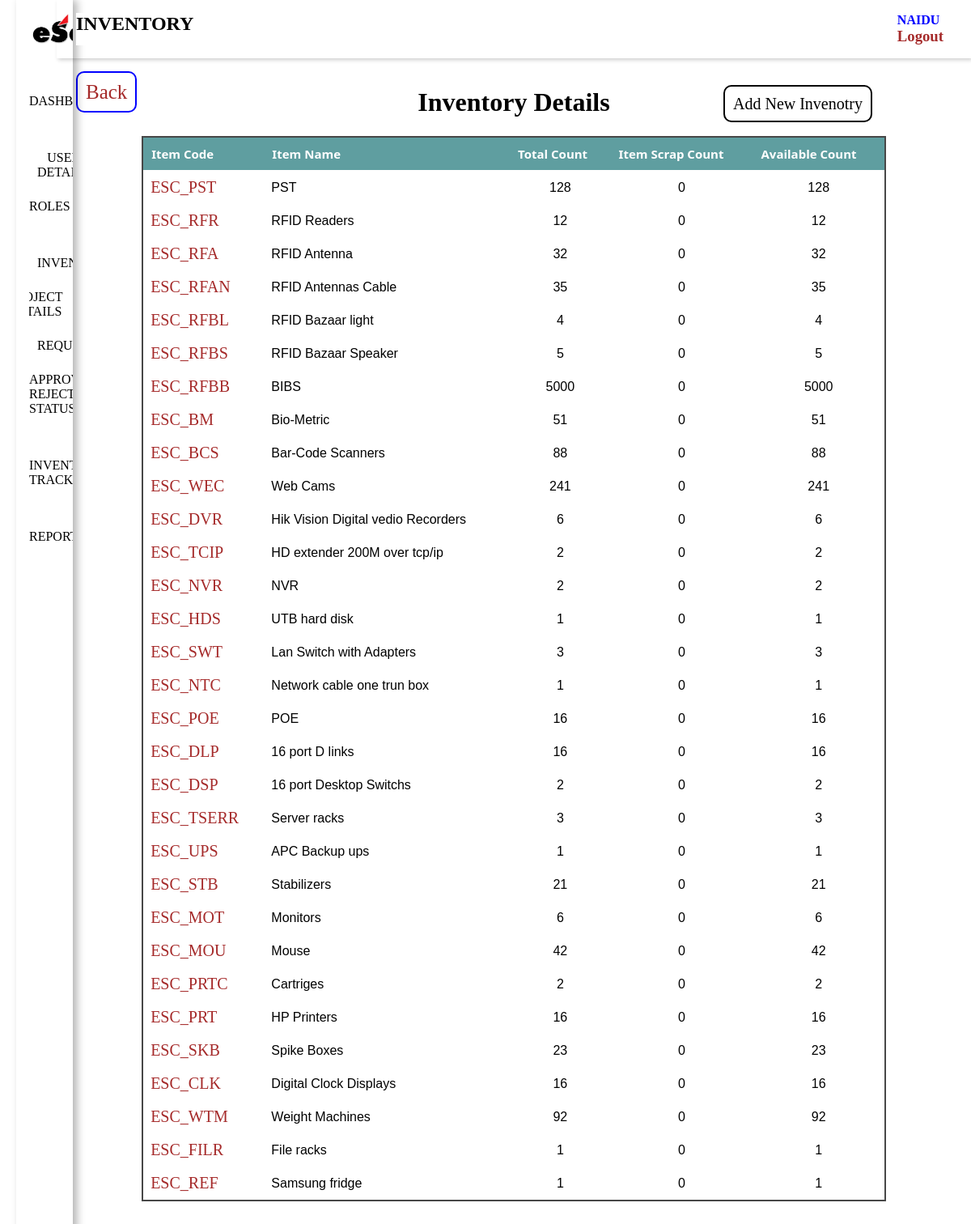
The page /newInventory.php (signed in) on the database its author committed.
### tables this page shows
CREATE TABLE `rolemasterinfo` (
  `roleid` varchar(100) NOT NULL,
  `rolename` varchar(100) NOT NULL,
  `employeelist` varchar(200) NOT NULL,
  `employeecreation` varchar(150) NOT NULL,
  `employeeupdate` varchar(200) NOT NULL,
  `employeedelete` varchar(200) NOT NULL,
  `roles` varchar(200) NOT NULL,
  `inventorylist` varchar(200) NOT NULL,
  `inventorycreation` varchar(200) NOT NULL,
  `requestlist` varchar(200) NOT NULL,
  `requestcreation` varchar(100) NOT NULL,
  `report` varchar(100) NOT NULL,
  `approvalrejectedstatus` varchar(100) NOT NULL,
  `projectlist` varchar(100) NOT NULL,
  `projectcreation` varchar(100) NOT NULL,
  `projectupdate` varchar(100) NOT NULL,
  `projectdelete` varchar(100) NOT NULL,
  `inventorytracking` varchar(100) NOT NULL
);

CREATE TABLE `employcreation` (
  `empid` varchar(200) NOT NULL,
  `empname` varchar(249) NOT NULL,
  `mobileno` int(11) NOT NULL,
  `email` varchar(150) NOT NULL,
  `role` varchar(200) NOT NULL,
  `gender` varchar(250) NOT NULL,
  `password` varchar(200) NOT NULL,
  `createdby` varchar(123) NOT NULL,
  `createdon` timestamp NOT NULL DEFAULT current_timestamp(),
  `updatedby` varchar(123) NOT NULL,
  `updatedon` timestamp NOT NULL DEFAULT current_timestamp()
);

CREATE TABLE `inventory_total_count_details` (
  `Itemid` varchar(200) NOT NULL,
  `Itemcode` varchar(250) NOT NULL,
  `Itemname` varchar(200) NOT NULL,
  `Totalcount` int(11) NOT NULL,
  `Iteminusecount` int(11) NOT NULL,
  `Itemscrapcount` int(11) NOT NULL,
  `Itempendingcount` int(11) NOT NULL,
  `createdby` varchar(121) NOT NULL,
  `createdon` timestamp NOT NULL DEFAULT current_timestamp()
);

### newInventory.php (the view, shortened to what this page needs)
<?php
include "config.php";
$query = mysqli_query($conn,"SELECT * FROM `employcreation` WHERE `empid`='".$_SESSION['empid']."' AND `password` = '".$_SESSION['password']."'");
while($row = mysqli_fetch_row($query)){
     $id = $row[4];
     $name = $row[1];
}
?>
<?php
$separateQuery = "SELECT `inventorylist` FROM `rolemasterinfo` WHERE `roleid` = '$id'";
$separateResult = mysqli_query($conn,$separateQuery);
while($separateRow = mysqli_fetch_assoc($separateResult)){
    if($separateRow['inventorylist'] == 1){
?>
<!DOCTYPE html>
<html lang="en">
<head>
    <link rel="stylesheet" href="task1.css">
    <link rel="stylesheet" href="hover.css">
</head>
<body>
    <div class="sidebar">
            <div class="sidebar-brand">
                <span id="kleenpulse"><img src="esoft.jpg" alt=""></span>
            </div>
            <div class="sidebar-menu">
            <ul>
                    <li>
                        <?php
                        $separatePageQuery = "SELECT * FROM `rolemasterinfo` WHERE `roleid` = '$id' ";
                        $separatePageResult = mysqli_query($conn,$separatePageQuery);
                        while($separatePageRow = mysqli_fetch_assoc($separatePageResult)){
                            ?>
                            <div>
                                <a href="task1.php">Dashboard</a>
                            </div>
                            <?php
                            if($separatePageRow['employeecreation'] == 1){
                                ?>
                                 <div class="dropdown">
                                                <button class="dropbtn" style="position:relative;">user details</button>
                                                </div>
                                <?php
                            }
                            if($separatePageRow['roles'] == 1){
                                ?>
                                 <div>
                                                <a href="rolespage.php" >Roles</a>
                                                </div>
                                <?php
                            }
                            if($separatePageRow['inventorycreation'] == 1){
                                ?>
                                <div class="dropdown">
                                                <button class="dropbtn">Inventory</button>
                                                </div>
                                <?php
                            }
                            if($separatePageRow['projectcreation'] == 1){
                                ?>
                                  <div class="dropdown">
                                                <button class="dropbtn" style="position:relative;right:36px;">Project Details</button>
                                                </div>
                                <?php
                            }
                            if($separatePageRow['requestcreation'] == 1){
                                ?>
                                  <div class="dropdown">
                                                <button class="dropbtn">Requests</button>
                                                </div>
                                <?php
                            }
                            if($separatePageRow['approvalrejectedstatus'] == 1){
                                ?>
                                <div>
                                                <a href="status.php">Approval Rejected Status</a>
                                                </div>
                                <?php
                            }
                                ?>
                                <?php
                            if($separatePageRow['inventorytracking'] == 1){
                                ?>
                                <div>
                                    <a href="dispatch.php">Inventory tracking</a>
                                </div>
                                <?php
                            }
                            if($separatePageRow['report'] == 1){
                             ?>
                              <div>
                                               <a href="report.php">Reports</a>
                                               </div>
                             <?php
                            }
                        }
                        ?>
                    </li>
                </ul>
            </div>
    </div>
    <div class="main-wrapper">
    <div class="main-content">
            <header>
                <h2 class="heading" id="dashboard">
                    Inventory
                    </h2>
                <div class="user-wrapper">
                    <div>
                        <h4><?php echo $name ; ?> </h4>
                        <h3><a href="index.php">Logout</a></h3>
                    </div>
                </div>
            </header>
             <main style="margin-top:0px;">
</head>
<body>
<?php
include "config.php";
?>
<a href="task1.php" style= "font-size: 25px;
    border: 2px solid blue;
    border-radius: 10px;
    padding: 10px;
    position:relative;
    top:20px;">Back</a>
    <h1>Inventory Details</h1>
    <a href="newitems.php" style= "    position: relative;
    left: 800px;
    bottom: 28px;
    font-size: 20px;
    border: 2px solid;
    border-radius: 10px;
    padding: 10px;
    color: black;">Add New Invenotry </a>
<form action="" mehod="POST">
    <table>
        <thead>
            <th>Item Code</th>
            <th>Item Name</th>
            <th>Total Count</th>
            <th>Item Scrap Count</th>
            <th>Available Count</th>
        </thead>
        <tbody>
            <?php
            $ItemQuery = "SELECT * FROM `inventory_total_count_details`";
            $ItemResult = mysqli_query($conn,$ItemQuery);
            while($ItemData = mysqli_fetch_assoc($ItemResult)){
                $Itemcode = $ItemData['Itemcode'];
                $Itemname = $ItemData['Itemname'];
                $Totalcount = $ItemData['Totalcount'];
                $Itemscrapcount = $ItemData['Itemscrapcount'];
                $Itempendingcount = $ItemData['Itempendingcount'];
                echo
                '<tr>
                <td><button class="btn btn-primary"><a href="Items.php? itemcode='.$Itemcode.' ">'.$Itemcode.'</td>
                <td>'.$Itemname.'</td>
                <td style="text-align:center;">'.$Totalcount.'</td>
                <td style="text-align:center;">'.$Itemscrapcount.'</td>
                <td style="text-align:center;">'.$Itempendingcount.'</td>
                </tr>
                ';
            }
            ?>
        </tbody>
    </table>
</form>
</main>
</body>
</html>
        <?php
    }
    }

### task1.css (style rules this page uses)
:root { --for-heading: #3b026b; --color-dark: #1d2231; --text-grey: #8390a2; --dark-BG: #001623; --content-BG: #022d47; --dark-text: #b200ff; --icon-color: #520293; --purple: linear-gradient(45deg, #99013e, #7f02ed); --pink: linear-gradient(45deg, #770233, #ff0066); --orange: linear-gradient(45deg, #ff9000, #ffd400); --moon: linear-gradient(45deg, #ff9000, #7f02ed); --moon-only: linear-gradient(45deg, #fff, #7f02ed); --sun: linear-gradient(45deg, #ffc700, #8300ff); --transition: all 400ms; --new-content: rgba(255, 255, 255, .5); --indicator: rgba(255, 255, 255,.7) }
* { padding: 0; margin: 0; font-family: Poppins; box-sizing: border-box; outline: none; user-select: none; list-style-type: none; text-decoration: none; transition: all 400ms; overflow-x: hidden; background-color: white; }
body { background: rgba(0, 0, 0, .1); backdrop-filter: blur(10px); }
.sidebar { width: 170px; position: fixed; left: 0; top: 0; margin-left:20px; height: 100%; backdrop-filter: blur(6px); box-shadow: 5px 0 10px rgba(0, 0, 0, .3); z-index: 100; transition: width 300ms; }
.sidebar-brand { height: 90px; padding: 1rem 0rem 1rem 2rem; }
.sidebar-brand span { display: inline-block; padding-right: 1rem; }
.sidebar-menu li { width: 100%; margin-bottom: 1.7rem; padding-left: 1rem; }
.sidebar-menu a { display: block; color: black; text-transform: uppercase; font-weight: 500; overflow: hidden; }
.sidebar-menu { margin-top: 1rem; }
.main-content { transition: margin-left 300ms; margin-left: 250px; background: rgba(0, 0, 0, .2); }
header { background: var(--new-BG); display: flex; justify-content: space-between; padding: 1rem 1.5rem; box-shadow: 2px 2px 5px rgba(0, 0, 0, .2); position: fixed; left: 250px; width: calc(100% - 250px); top: 0; z-index: 100; transition: left 300ms; }
header h2 { color: black; text-transform: uppercase; }
.user-wrapper { display: flex; align-items: center; padding: 0 10px; }
.user-wrapper div h4 { color: blue; }
h4 { text-transform:uppercase; }
main { margin-top: 0px; padding: 5rem 1.5rem; min-height: calc(100vh - 90px); }
.heading { color:black; }
table { border-collapse: collapse; }
td { padding: .5rem 0.3rem; font-size: 1rem; color: #000; }
@media only screen and (max-width: 1200px) { .sidebar { width: 70px; } }
@media only screen and (max-width: 1200px) { .sidebar .sidebar-brand, .sidebar li { padding-left: 1rem; text-align: center; } }
@media only screen and (max-width: 1200px) { .sidebar li a { margin-bottom: 2rem !important; } }
@media only screen and (max-width: 1200px) { .sidebar li a { padding-left: 0rem; } }
@media only screen and (max-width: 1200px) { .main-content { margin-left: 70px; } }
@media only screen and (max-width: 1200px) { .main-content header { width: calc(100% - 70px); left: 70px; } }

### hover.css (style rules this page uses)
.dropbtn { color: black; padding: 10px; font-size: 16px; border: none; text-transform:uppercase; }
.dropdown { position: relative; display: inline-block; }
div > a { padding: 10px; }

### newInventory.php (style rules this page uses)
span > img { width:115px; }
h1 { text-align: center; }
form { color: red; font-size: 20px; }
tr th { background-color: #5f9ea0; padding: 10px; color: white; font-family: 'Segoe UI', Tahoma, Geneva, Verdana, sans-serif; font-size:15px; }
tr td { padding: 9px; font-family: 'Gill Sans', 'Gill Sans MT', Calibri, 'Trebuchet MS', sans-serif; }
table { margin: auto; width: 85%; border-style: none; border-spacing: 0; border-collapse: collapse; text-align: center; padding: 12px; border: 2px solid rgb(71, 71, 71); }
button { background-color: green; font-size: 20px; }
button { padding: 0; border: none; background: none; }
a { text-decoration:none; color:brown; }
td,th { text-align:left; }

### rows shown on the page
rolemasterinfo: employeecreation "USER DETAILS", roles "ROLES", inventorycreation "INVENTORY", projectcreation "PROJECT DETAILS", requestcreation "REQUESTS", approvalrejectedstatus "APPROVAL REJECTED STATUS", inventorytracking "INVENTORY TRACKING", report "REPORTS"
employcreation: empname "NAIDU"
inventory_total_count_details: Itemcode "ESC_PST", Itemname "PST", Totalcount "128", Itemscrapcount "0", Itempendingcount "128"
inventory_total_count_details: Itemcode "ESC_RFR", Itemname "RFID Readers", Totalcount "12", Itemscrapcount "0", Itempendingcount "12"
inventory_total_count_details: Itemcode "ESC_RFA", Itemname "RFID Antenna", Totalcount "32", Itemscrapcount "0", Itempendingcount "32"
inventory_total_count_details: Itemcode "ESC_RFAN", Itemname "RFID Antennas Cable", Totalcount "35", Itemscrapcount "0", Itempendingcount "35"
inventory_total_count_details: Itemcode "ESC_RFBL", Itemname "RFID Bazaar light", Totalcount "4", Itemscrapcount "0", Itempendingcount "4"
inventory_total_count_details: Itemcode "ESC_RFBS", Itemname "RFID Bazaar Speaker", Totalcount "5", Itemscrapcount "0", Itempendingcount "5"
inventory_total_count_details: Itemcode "ESC_RFBB", Itemname "BIBS", Totalcount "5000", Itemscrapcount "0", Itempendingcount "5000"
inventory_total_count_details: Itemcode "ESC_BM", Itemname "Bio-Metric", Totalcount "51", Itemscrapcount "0", Itempendingcount "51"
inventory_total_count_details: Itemcode "ESC_BCS", Itemname "Bar-Code Scanners", Totalcount "88", Itemscrapcount "0", Itempendingcount "88"
inventory_total_count_details: Itemcode "ESC_WEC", Itemname "Web Cams", Totalcount "241", Itemscrapcount "0", Itempendingcount "241"
inventory_total_count_details: Itemcode "ESC_DVR", Itemname "Hik Vision Digital vedio Recorders", Totalcount "6", Itemscrapcount "0", Itempendingcount "6"
inventory_total_count_details: Itemcode "ESC_TCIP", Itemname "HD extender 200M over tcp/ip", Totalcount "2", Itemscrapcount "0", Itempendingcount "2"
inventory_total_count_details: Itemcode "ESC_NVR", Itemname "NVR", Totalcount "2", Itemscrapcount "0", Itempendingcount "2"
inventory_total_count_details: Itemcode "ESC_HDS", Itemname "UTB hard disk", Totalcount "1", Itemscrapcount "0", Itempendingcount "1"
inventory_total_count_details: Itemcode "ESC_SWT", Itemname "Lan Switch with Adapters", Totalcount "3", Itemscrapcount "0", Itempendingcount "3"
inventory_total_count_details: Itemcode "ESC_NTC", Itemname "Network cable one trun box", Totalcount "1", Itemscrapcount "0", Itempendingcount "1"
inventory_total_count_details: Itemcode "ESC_POE", Itemname "POE", Totalcount "16", Itemscrapcount "0", Itempendingcount "16"
inventory_total_count_details: Itemcode "ESC_DLP", Itemname "16 port D links", Totalcount "16", Itemscrapcount "0", Itempendingcount "16"
inventory_total_count_details: Itemcode "ESC_DSP", Itemname "16 port Desktop Switchs", Totalcount "2", Itemscrapcount "0", Itempendingcount "2"
inventory_total_count_details: Itemcode "ESC_TSERR", Itemname "Server racks", Totalcount "3", Itemscrapcount "0", Itempendingcount "3"
inventory_total_count_details: Itemcode "ESC_UPS", Itemname "APC Backup ups", Totalcount "1", Itemscrapcount "0", Itempendingcount "1"
inventory_total_count_details: Itemcode "ESC_STB", Itemname "Stabilizers", Totalcount "21", Itemscrapcount "0", Itempendingcount "21"
inventory_total_count_details: Itemcode "ESC_MOT", Itemname "Monitors", Totalcount "6", Itemscrapcount "0", Itempendingcount "6"
inventory_total_count_details: Itemcode "ESC_MOU", Itemname "Mouse", Totalcount "42", Itemscrapcount "0", Itempendingcount "42"
inventory_total_count_details: Itemcode "ESC_PRTC", Itemname "Cartriges", Totalcount "2", Itemscrapcount "0", Itempendingcount "2"
inventory_total_count_details: Itemcode "ESC_PRT", Itemname "HP Printers", Totalcount "16", Itemscrapcount "0", Itempendingcount "16"
inventory_total_count_details: Itemcode "ESC_SKB", Itemname "Spike Boxes", Totalcount "23", Itemscrapcount "0", Itempendingcount "23"
inventory_total_count_details: Itemcode "ESC_CLK", Itemname "Digital Clock Displays", Totalcount "16", Itemscrapcount "0", Itempendingcount "16"
inventory_total_count_details: Itemcode "ESC_WTM", Itemname "Weight Machines", Totalcount "92", Itemscrapcount "0", Itempendingcount "92"
inventory_total_count_details: Itemcode "ESC_FILR", Itemname "File racks", Totalcount "1", Itemscrapcount "0", Itempendingcount "1"
inventory_total_count_details: Itemcode "ESC_REF", Itemname "Samsung fridge", Totalcount "1", Itemscrapcount "0", Itempendingcount "1"
